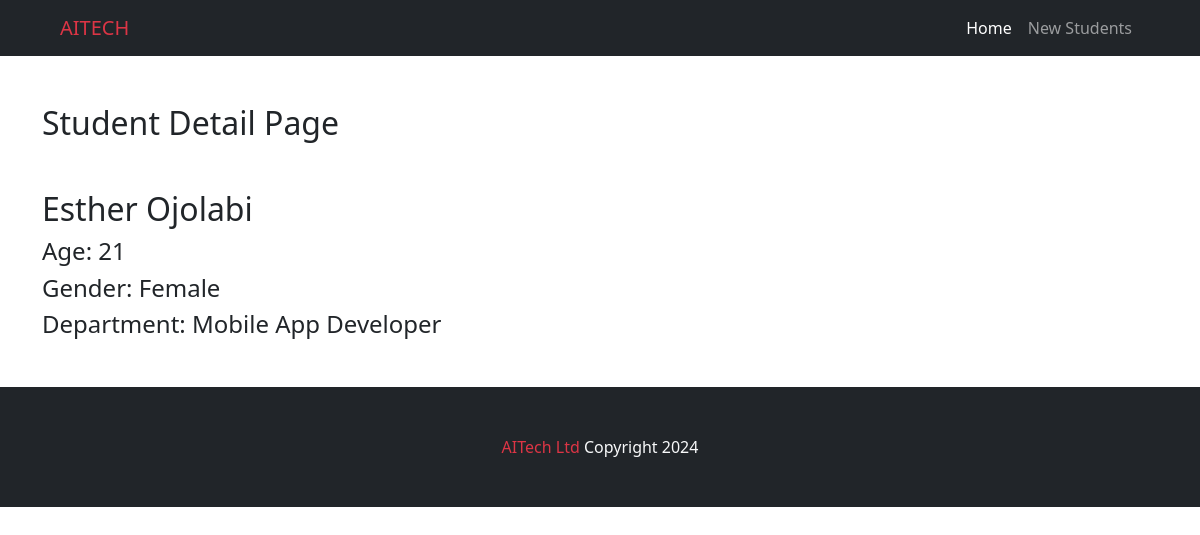
The page /show/2 on the database its author committed.
### students_app/models.py (models this page shows)
class Student(models.Model):
    first_name = models.CharField(max_length=200)
    last_name = models.CharField(max_length=200)
    age = models.IntegerField(default=0)
    gender = models.CharField(max_length=20)
    department = models.CharField(max_length=100)

### students_app/views.py (the view)
# urls.py: path('show/<int:id>', views.showStudent, name='showStudentDetails'),
def showStudent(request, id):
    student = Student.objects.get(id=id)
    return render(request, 'students/show_student.html', {'student': student})

### greeting_app/templates/students/show_student.html
{%  extends 'layout.html' %}
{% block content %}
<div class="container">
    <div>
        <h2 class="my-5">Student Detail Page</h2>
        <h2>{{ student.first_name }} {{ student.last_name }}</h2>
        <h4>Age: {{ student.age }}</h4>
        <h4>Gender: {{ student.gender }}</h4>
        <h4>Department: {{ student.department }}</h4>
    </div>
</div>
{%  endblock content %}

### rows shown on the page
Student: first_name "Esther", last_name "Ojolabi", age "21", gender "Female", department "Mobile App Developer"
